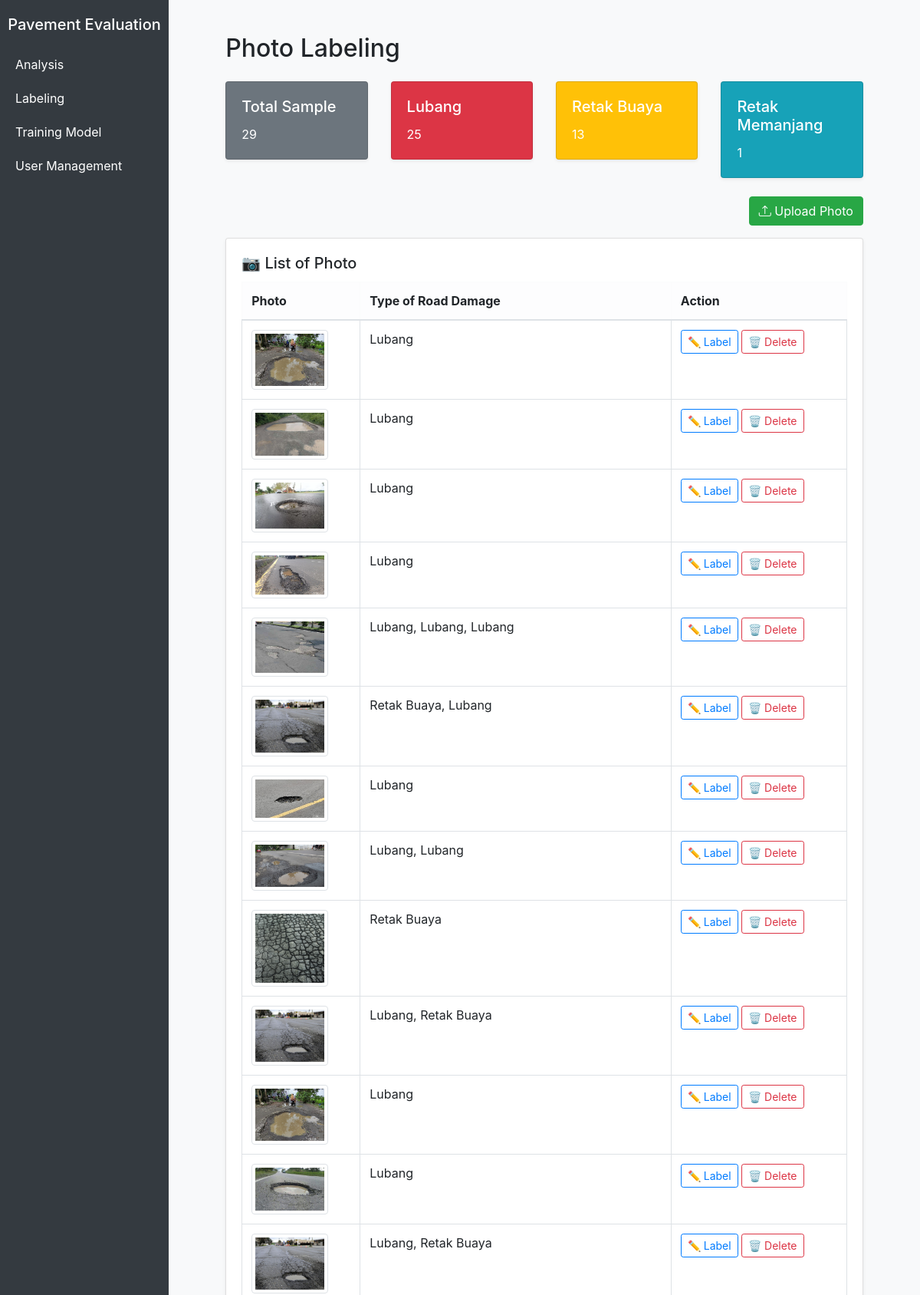
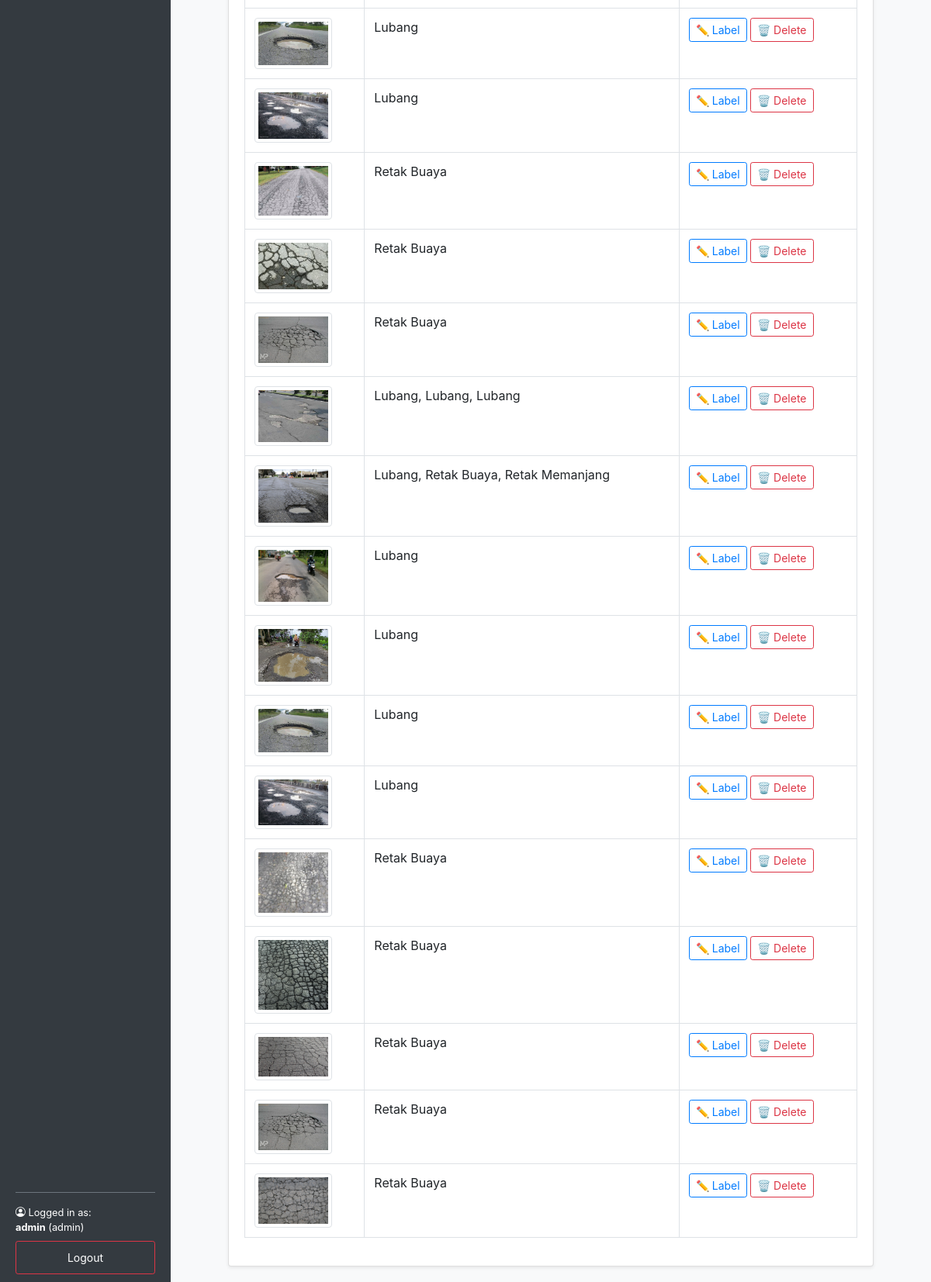
Screenshot of /labeling (signed in) with the database file from the repository (2 pictures, top to bottom).
### tables this page shows
CREATE TABLE kerusakan_detail (
            id INTEGER PRIMARY KEY AUTOINCREMENT,
            sample_id INTEGER NOT NULL,
            jenis TEXT,
            tingkat TEXT,
            x1 INTEGER,
            y1 INTEGER,
            x2 INTEGER,
            y2 INTEGER,
            FOREIGN KEY (sample_id) REFERENCES sample_foto(id)
        );

CREATE TABLE sample_foto (
                        id INTEGER PRIMARY KEY AUTOINCREMENT,
                        filename TEXT NOT NULL,
                        uploaded_at TEXT NOT NULL,
                        labeled INTEGER DEFAULT 0
                    , jenis_kerusakan TEXT, tingkat_kerusakan TEXT);

### app.py (the view)
@app.route('/labeling')
@login_required
def labeling():
    conn = get_db_connection()
    sample_rows = conn.execute("SELECT * FROM sample_foto ORDER BY id DESC").fetchall()
    conn.close()
    result_images = []
    jenis_counter = Counter()
    for sample in sample_rows:
        filename = sample["filename"]
        image_path = os.path.join("static", "uploads", filename)
        if not os.path.exists(image_path):
            continue
        try:
            with Image.open(image_path) as img:
                img_w, img_h = img.size
        except:
            continue
        conn2 = get_db_connection()
        box_rows = conn2.execute(
            "SELECT x1, y1, x2, y2, jenis FROM kerusakan_detail WHERE sample_id = ?",
            (sample["id"],)
        ).fetchall()
        conn2.close()
        boxes = []
        for b in box_rows:
            boxes.append([b["x1"], b["y1"], b["x2"], b["y2"], b["jenis"]])
            jenis_counter[b["jenis"]] += 1
        result_images.append({**dict(sample), "boxes": boxes})
    total_sample = len(result_images)
    return render_template(
        "labeling.html",
        images=result_images,
        total_sample=total_sample,
        jenis_counter=jenis_counter
    )

### app.py (called while the page is built)
def get_db_connection():
    conn = sqlite3.connect('database.db')
    conn.row_factory = sqlite3.Row
    return conn

def login_required(view):
    @functools.wraps(view)
    def wrapped_view(**kwargs):
        if 'user_id' not in session:
            flash("Please log in to access this page.", "warning")
            return redirect(url_for('login'))
        return view(**kwargs)
    return wrapped_view

@app.context_processor
def inject_session():
    return dict(session=session)

### templates/labeling.html (shortened to what this page needs)
{% extends "base.html" %} {% block title %}Photo Labeling{% endblock %} {% block
content %}
<div class="container mt-4 col-lg-11">
  <h2>Photo Labeling</h2>
  <div class="row mb-4 mt-4">
    <div class="col-md-3">
      <div class="card bg-secondary text-white shadow-sm">
        <div class="card-body">
          <h5 class="card-title">Total Sample</h5>
          <p class="card-text fs-4">{{ total_sample }}</p>
        </div>
      </div>
    </div>
    {% for jenis, count in jenis_counter.items() %}
    <div class="col-md-3">
      <div
        class="card {% if jenis == 'Lubang' %} bg-danger {% elif jenis == 'Retak Buaya' %} bg-warning {% elif jenis == 'Retak Memanjang' %} bg-info {% elif jenis == 'Retak Melintang' %} bg-primary {% else %} bg-dark {% endif %} text-white shadow-sm"
      >
        <div class="card-body">
          <h5 class="card-title">{{ jenis }}</h5>
          <p class="card-text fs-4">{{ count }}</p>
        </div>
      </div>
    </div>
    {% endfor %}
  </div>
  <div class="d-flex justify-content-end mb-3">
    <button
      class="btn btn-success"
      data-toggle="modal"
      data-target="#uploadModal"
    >
      <i class="bi bi-upload"></i> Upload Photo
    </button>
  </div>
  {% if images %}
  <div class="card shadow-sm">
    <div class="card-body">
      <h5 class="card-title">📷 List of Photo</h5>
      <div class="table-responsive">
        <table class="table table-bordered align-middle">
          <thead class="table-light">
            <tr>
              <th>Photo</th>
              <th>Type of Road Damage</th>
              <th>Action</th>
            </tr>
          </thead>
          <tbody>
            {% for img in images %}
            <tr>
              <td>
                <img
                  src="{{ url_for('static', filename='uploads/' ~ img.filename) }}"
                  class="img-thumbnail"
                  style="max-width: 100px"
                />
              </td>
              <td id="label-cell-{{ img.id }}">
                {{ img.jenis_kerusakan or "Belum dilabel" }}
              </td>
              <td>
                <button
                  class="btn btn-sm btn-outline-primary open-labeling"
                  data-toggle="modal"
                  data-target="#modalLabeling"
                  data-id="{{ img.id }}"
                  data-filename="{{ img.filename }}"
                  data-box-id="boxes-{{ img.id }}"
                >
                  ✏️ Label
                </button>
                <form
                  method="POST"
                  action="{{ url_for('delete_sample', filename=img.filename) }}"
                  class="d-inline-block"
                  onsubmit="return confirm('Yakin ingin menghapus gambar ini?');"
                >
                  <button class="btn btn-sm btn-outline-danger">
                    🗑 Delete
                  </button>
                </form>
              </td>
            </tr>
            {% endfor %}
          </tbody>
        </table>
      </div>
    </div>
  </div>
  {% else %}
  <div class="alert alert-info">Tidak ada gambar yang tersedia.</div>
  {% endif %}
  {% endblock %}

### templates/base.html (shortened to what this page needs)
<!DOCTYPE html>
<html lang="en">
  <head>
    <link
      rel="stylesheet"
      href="https://stackpath.bootstrapcdn.com/bootstrap/4.5.2/css/bootstrap.min.css"
    />
    <link
      href="https://cdn.jsdelivr.net/npm/bootstrap-icons@1.11.1/font/bootstrap-icons.css"
      rel="stylesheet"
    />
  </head>
  <body>
    <div class="sidebar">
      <div>
        <h5 class="text-center" style="padding: 20px 0 10px 0">
          Pavement Evaluation
        </h5>
        <a href="{{ url_for('daftar_folder') }}">Analysis</a>
        <a href="{{ url_for('labeling') }}">Labeling</a>
        <a href="{{ url_for('training_page') }}">Training Model</a>
        {% if session.role == 'admin' %}
        <a href="{{ url_for('list_users') }}">User Management</a>
        {% endif %}
      </div>
      <div class="sidebar-footer">
        <hr style="border-top: 1px solid #6c757d" />
        {% if session.username %}
        <div class="text-white small mb-2">
          <i class="bi bi-person-circle"></i> Logged in as:<br />
          <strong>{{ session.username }}</strong> ({{ session.role }})
        </div>
        <a
          href="{{ url_for('logout') }}"
          class="btn btn-sm btn-outline-danger w-100"
          >Logout</a
        >
        {% endif %}
      </div>
    </div>
    <div class="content">
       {% block content %}{% endblock %}
    </div>
  </body>
</html>

### templates/base.html (style rules this page uses)
body { display: flex; min-height: 100vh; margin: 0; }
.sidebar { width: 220px; flex-shrink: 0; background-color: #343a40; color: #fff; display: flex; flex-direction: column; }
.sidebar a { color: #fff; display: block; padding: 10px 20px; text-decoration: none; }
.sidebar-footer { margin-top: auto; padding: 10px 20px; }
.content { flex-grow: 1; padding: 20px; background-color: #f8f9fa; overflow-x: auto; }

### rows the page displays
kerusakan_detail: jenis "Lubang", count "25"
kerusakan_detail: jenis "Retak Buaya", count "13"
kerusakan_detail: jenis "Retak Memanjang", count "1"
sample_foto: filename (picture), jenis_kerusakan "Lubang"
sample_foto: filename (picture), jenis_kerusakan "Lubang"
sample_foto: filename (picture), jenis_kerusakan "Lubang"
sample_foto: filename (picture), jenis_kerusakan "Lubang"
sample_foto: filename (picture), jenis_kerusakan "Lubang, Lubang, Lubang"
sample_foto: filename (picture), jenis_kerusakan "Retak Buaya, Lubang"
sample_foto: filename (picture), jenis_kerusakan "Lubang"
sample_foto: filename (picture), jenis_kerusakan "Lubang, Lubang"
sample_foto: filename (picture), jenis_kerusakan "Retak Buaya"
sample_foto: filename (picture), jenis_kerusakan "Lubang, Retak Buaya"
sample_foto: filename (picture), jenis_kerusakan "Lubang"
sample_foto: filename (picture), jenis_kerusakan "Lubang"
sample_foto: filename (picture), jenis_kerusakan "Lubang, Retak Buaya"
sample_foto: filename (picture), jenis_kerusakan "Lubang"
sample_foto: filename (picture), jenis_kerusakan "Lubang"
sample_foto: filename (picture), jenis_kerusakan "Retak Buaya"
sample_foto: filename (picture), jenis_kerusakan "Retak Buaya"
sample_foto: filename (picture), jenis_kerusakan "Retak Buaya"
sample_foto: filename (picture), jenis_kerusakan "Lubang, Lubang, Lubang"
sample_foto: filename (picture), jenis_kerusakan "Lubang, Retak Buaya, Retak Memanjang"
sample_foto: filename (picture), jenis_kerusakan "Lubang"
sample_foto: filename (picture), jenis_kerusakan "Lubang"
sample_foto: filename (picture), jenis_kerusakan "Lubang"
sample_foto: filename (picture), jenis_kerusakan "Lubang"
sample_foto: filename (picture), jenis_kerusakan "Retak Buaya"
sample_foto: filename (picture), jenis_kerusakan "Retak Buaya"
sample_foto: filename (picture), jenis_kerusakan "Retak Buaya"
sample_foto: filename (picture), jenis_kerusakan "Retak Buaya"
sample_foto: filename (picture), jenis_kerusakan "Retak Buaya"

### other values shown
{{ session.username }} "admin"
{{ session.role }} "admin"
{{ total_sample }} "29"
